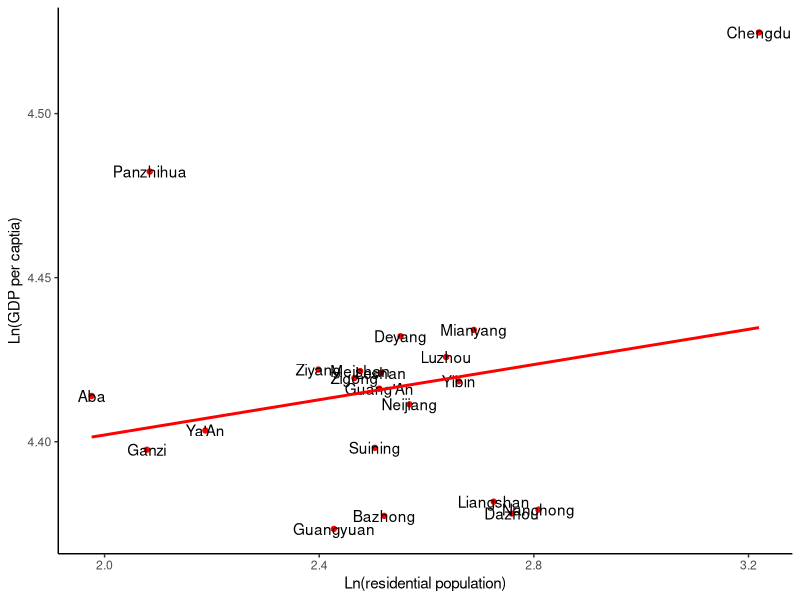

Reproduce this figure in R. (Note: this script raises an error after producing the figure.)
setwd("C:/Users/mingr/OneDrive/Documents/GitHub/R/proj-12062021")
#set write directory
#这里要改成你自己文件夹的路径

dir()

inp = read.csv('proj-en.csv')

library(ggplot2)


p <- ggplot(data = inp, aes(x=Ln_Res, 
                            y=Ln_GDP))

p <- p + geom_point(colour='red', alpha=4, size=1.5)

p <- p+ geom_text(label=paste(inp$Region, sep = ''), 
                  colour = 'black')

p <- p+geom_smooth(method = lm, se=FALSE, 
                   fullrange = TRUE,
                   size = 1, colour = 'red')

p <- p + labs(x = "Ln(residential population)",
              y = "Ln(GDP per captia)")

p <- p + theme_bw()
#背景涂白
p <- p + theme(panel.grid.major = element_blank(),
                panel.grid.minor = element_blank())
#把格子变白

p <- p + theme(panel.border = element_blank())
#去掉边框

p <- p + theme(axis.line = element_line())
#增加x，y轴的线

p



inp_cn = read.csv('proj-cn.csv',
                  encoding = 'UTF-8',
                  stringsAsFactors = TRUE)

q <- ggplot(data = inp, aes(x=Ln_Res, 
                            y=Ln_GDP))

q <- q + geom_point(colour='red', alpha=4, size=1.5)

q <- q+ geom_text(label=paste(inp_cn$X.U.FEFF.地区, sep = ''), 
                  colour = 'black')

q <- q+geom_smooth(method = lm, se=FALSE, 
                   fullrange = TRUE,
                   size = 1, colour = 'red')


q <- q + labs(x = "Ln(常住人口)",
              y = "Ln(人均GDP)")

q <- q + theme_bw()
q <- q + theme(panel.grid.major = element_blank(),
               panel.grid.minor = element_blank())

q <- q + theme(panel.border = element_blank())
q <- q + theme(axis.line = element_line())

q